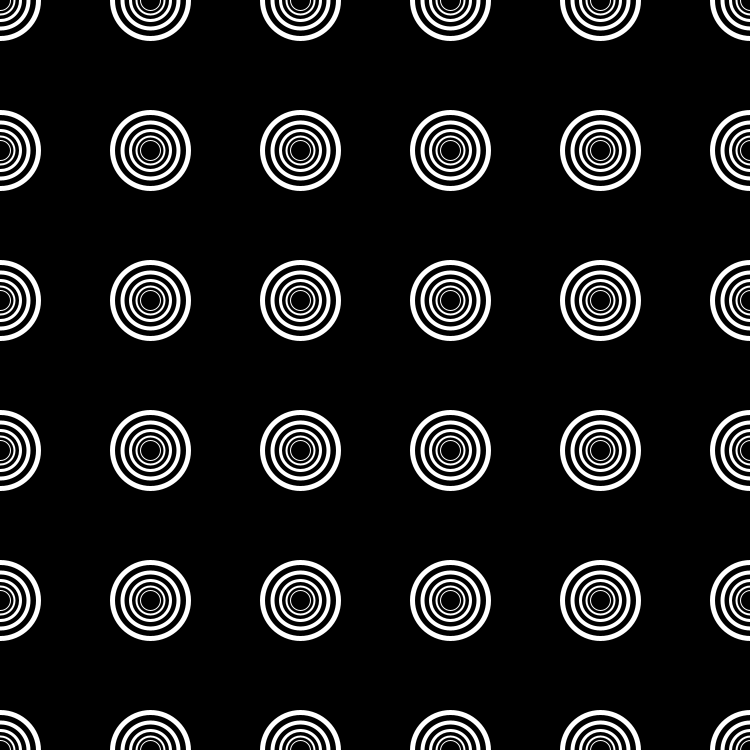
Frame 1 (no input)
Frame 60 (the mouse pressed at the canvas centre just before this capture): identical to frame 1, image omitted
Frame 120 (the mouse held since frame 60 and released just before this capture): identical to frame 1, image omitted

The Processing sketch that drew this single still picture (run headless with seeded random() and noise(); from frame 60 on, the mouse is pressed at the canvas centre):

// Processing sketch: SineWaveSwirls
// ── SineWaveSwirls.pde
/*
Black Background
 Two patterns - concentric circles
 - sin wave rect pattern
 */
float gap = 2;
float diam = 20;
int cols = 5;
float res;


void setup() {
  size(750, 750);
  res = width/cols;
  stroke(255);
  noFill();
}

void draw() {
  background(0);
  for (int col = 0; col < cols + 1; col++) {
    for (int row = 0; row < cols + 1; row++) {
       drawCircles(col*res, row*res);
    }
  }
}

void drawCircles(float x, float y) {
  for (int i = 0; i < 5; i++) {
    int weight = i + 1;
    strokeWeight(weight);
    ellipse(x, y, diam + 2*i*(gap + weight), diam + 2*i*(gap + weight));
  }
}
